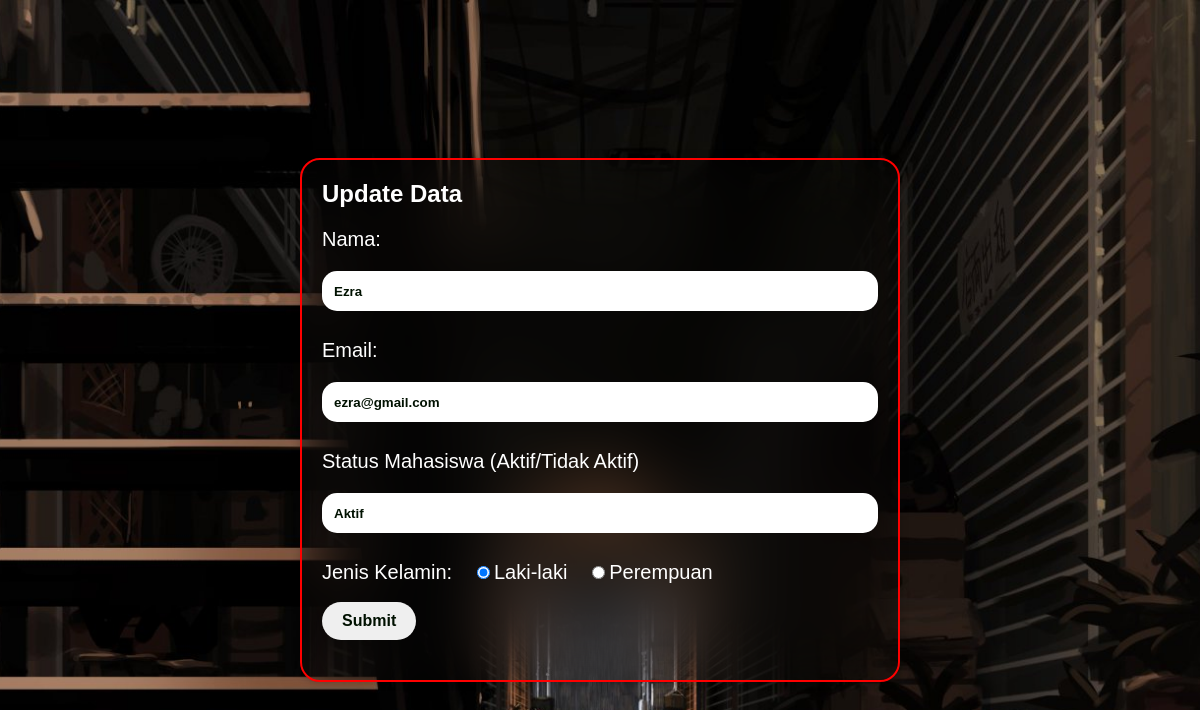
Page /edit.php?email=ezra@gmail.com on the committed database.
### tables this page shows
CREATE TABLE `users` (
  `name` varchar(50) NOT NULL,
  `email` varchar(50) NOT NULL,
  `status` varchar(20) NOT NULL,
  `gender` varchar(20) NOT NULL,
  `browser` varchar(255) DEFAULT NULL,
  `ip_address` varchar(15) NOT NULL
);

### database.php (called while the page is built, shortened)
<?php
class Database {
    private $conn;
    public function __construct($host, $username, $password, $database) {
        try {
            $this->conn = new PDO("mysql:host=$host;dbname=$database", $username, $password);
            $this->conn->setAttribute(PDO::ATTR_ERRMODE, PDO::ERRMODE_EXCEPTION);
        } catch (PDOException $e) {
            die("Connection failed: " . $e->getMessage());
        }
    }
    public function getEmail($email) {
        try {
            $sql = "SELECT * FROM users WHERE email = ?";
            $stmt = $this->conn->prepare($sql);
            $stmt->bindParam(1, $email, PDO::PARAM_STR);
            $stmt->execute();
            $result = $stmt->fetchAll(PDO::FETCH_ASSOC);
            return $result;
        } catch (PDOException $e) {
            die("Error: " . $e->getMessage());
        }
    }
}
?>

### edit.php (the view, shortened to what this page needs)
<!DOCTYPE html>
<html lang="en">
<head>
    <link rel="stylesheet" href="style.css">
</head>
<body>
    <div class="container">
        <section>
            <h1>Update Data</h1>
            <?php
            include 'database.php';
            if ($_SERVER["REQUEST_METHOD"] == "GET" && isset($_GET['email'])) {
                $email = $_GET['email'];
                $db = new Database("localhost", "root", "", "uaspemweb");
                $result = $db->getEmail($email);
                if ($result !== false && count($result) > 0) {
                    $data = $result[0];
                    ?>
                    <form method="post">
                        <div class="ex">
                            <label for="name">Nama:</label>
                            <input type="text" value="<?= $data["name"] ?>" name="name" required>
                        </div>
                        <br>
                        <div class="ex">
                            <label for="email">Email:</label>
                            <input type="text" value="<?= $data["email"] ?>" name="email" required readonly>
                        </div>
                        <br>
                        <div class="ex">
                            <label for="status">Status Mahasiswa (Aktif/Tidak Aktif)</label>
                            <input type="text" value="<?= $data["status"] ?>" name="status" required>
                        </div>
                        <br>
                        <div class="ex">
                            <label>Jenis Kelamin:</label>
                            <input type="radio" id="male" name="gender" value="Laki-laki" <?= ($data["gender"] == "Laki-laki") ? "checked" : "" ?>>
                            <label for="Laki-laki">Laki-laki</label>
                            <input type="radio" id="female" name="gender" value="Perempuan" <?= ($data["gender"] == "Perempuan") ? "checked" : "" ?>>
                            <label for="Perempuan">Perempuan</label>
                        </div>
                        <br>
                        <div class="btn">
                            <input type="submit" value="Submit">
                        </div>
                    </form>
            <?php
                }
            }
            ?>
        </section>
    </div>
</body>
</html>

### style.css (style rules this page uses)
* { padding: 0; margin: 0; box-sizing: border-box; font-family: Arial, Helvetica, sans-serif; border: none; outline: none; color: #fff; }
body { padding: 20px; background: url(Ecki76gUMAA2gYE_format=jpg&name=large.jpeg) no-repeat fixed; background-size: cover; background-position:center; }
.container { display: flex; align-items: center; justify-content: center; width: 100%; min-height: 100vh; }
section { background: transparent; backdrop-filter: blur(35px); height: auto; padding: 20px; border-radius: 20px; border: 2px solid rgba(255, 255, 255, .2); box-shadow: 0 0 10px rgba(0, 0, 0, .2); width: 600px; margin: 0 auto; border: 2px solid red; }
form { margin-top: 20px; }
form label { font-size: 20px; }
.ex { margin-top: 10px; }
form input[type="text"] { width: 100%; height: 40px; border-radius: 15px; color: #010; padding: 0 12px; font-weight: 600; margin-top: 20px; }
input[type="radio"], input[type="checkbox"] { margin-left: 20px; }
input[type="submit"], button { color: #010; font-size: 16px; font-weight: 600; padding: 10px 20px; border-radius: 20px; margin-bottom: 20px; }
input[type="submit"] { cursor: pointer; }

### rows in the picture
users: name "Ezra", email "ezra@gmail.com", status "Aktif", gender "☑"
